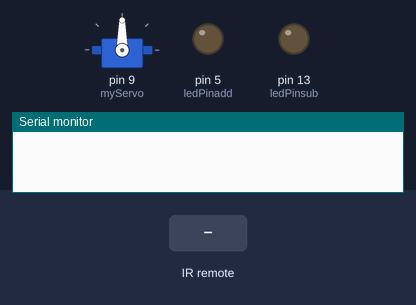
The sketch below on a simulated Arduino Uno, built with avr-gcc and run on an emulated ATmega328P. Parts: servo, output pins drawn as LEDs (lit = HIGH), the last lines printed to the serial monitor. The inputs (shaded band) are chosen by the test bench.

Above: at 1.2 s.
1.3 s: infrared code 0xFF02FD received
At 2.1 s:
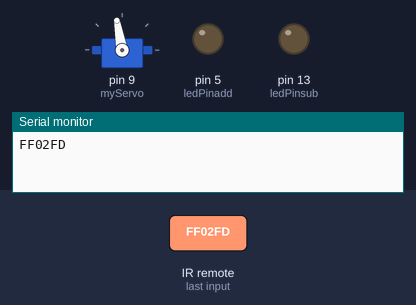
2.9 s: infrared code 0xFF22DD received
At 3.3 s:
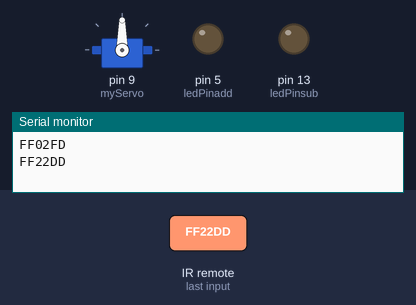
Timing chart, 0 to 5.9 s (numbered marks = the images above; inputs shaded):
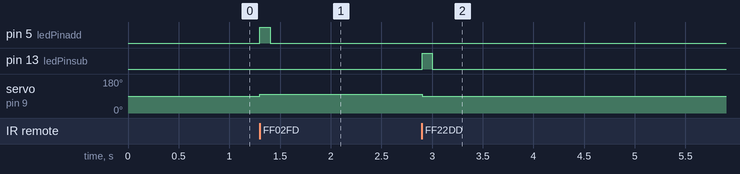

The sketch:

IRremoteControlServoAndLed.ino
```cpp
#include <boarddefs.h>
#include <IRremote.h>
#include <IRremoteInt.h>
#include <Servo.h>
Servo myServo;
const int Recv_pin = 11; //定义红外接收器信号端口是11引脚
const int ledPinsub = 13;
const int ledPinadd = 5;
int serPos = 90;
IRrecv irr(Recv_pin);
decode_results result;
void setup() {
  // put your setup code here, to run once:
  Serial.begin(9600);
  myServo.attach(9);
  pinMode(ledPinsub, OUTPUT);
  pinMode(ledPinadd, OUTPUT);
  irr.enableIRIn();//初始化红外接收器
  myServo.write(serPos);
}

void loop() {
  // put your main code here, to run repeatedly:
  if(irr.decode( &result))
  {
    Serial.println(result.value, HEX);
    if(result.value == 0xFF02FD)//add
    {
       serPos += 10;
       //if(serPos > 180) serPos = 0;
       myServo.write(serPos);
       digitalWrite(ledPinadd, HIGH);
       delay(100);
       digitalWrite(ledPinadd, LOW);
    }
    else if(result.value == 0xFF22DD)//sub
    {
       serPos -= 10;
       //if(serPos < 0) serPos = 180;
       myServo.write(serPos);
       digitalWrite(ledPinsub, HIGH);
       delay(100);
       digitalWrite(ledPinsub, LOW);
    }
    irr.resume();//接收下一个消息
  }
}
```

Measured:
- after the input at 1.3 s, pin 5 (ledPinadd): LOW → HIGH at once, → LOW 0.10 s later; servo on pin 9 (myServo): 90° → 100° at once
- after the input at 2.9 s, pin 13 (ledPinsub): LOW → HIGH at once, → LOW 0.10 s later; servo on pin 9 (myServo): 100° → 90° at once
